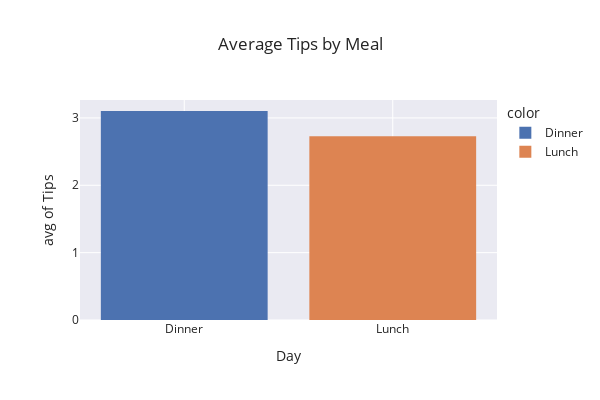

The notebook cell saved with this chart:
### Code cell
px.histogram(x=tips.column("time"), y=tips.column("tip"), color = tips.column("time"), 
             template = "seaborn", title = "Average Tips by Meal", labels = {"x": "Day", "y": "Tips"},
             histfunc = "avg", width = 600, height = 400)
# plots a bar chart of the tips by meal

### Figure 1 — Plotly figure (JSON) as saved in the notebook; plotly's stock layout.template omitted (floating-point values rounded to 4 significant figures; data arrays with more than 128 entries replaced by an {"elided": "..."} marker saying what was removed)
{"data": [{"alignmentgroup": "True", "bingroup": "x", "histfunc": "avg", "hovertemplate": "color=Dinner<br>Day=%{x}<br>avg of Tips=%{y}<extra></extra>", "legendgroup": "Dinner", "marker": {"color": "rgb(76,114,176)", "pattern": {"shape": ""}}, "name": "Dinner", "offsetgroup": "Dinner", "orientation": "v", "showlegend": true, "type": "histogram", "x": {"elided": "176 str values"}, "xaxis": "x", "y": {"elided": "176 float values"}, "yaxis": "y"}, {"alignmentgroup": "True", "bingroup": "x", "histfunc": "avg", "hovertemplate": "color=Lunch<br>Day=%{x}<br>avg of Tips=%{y}<extra></extra>", "legendgroup": "Lunch", "marker": {"color": "rgb(221,132,82)", "pattern": {"shape": ""}}, "name": "Lunch", "offsetgroup": "Lunch", "orientation": "v", "showlegend": true, "type": "histogram", "x": ["Lunch", "Lunch", "Lunch", "Lunch", "Lunch", "Lunch", "Lunch", "Lunch", "Lunch", "Lunch", "Lunch", "Lunch", "Lunch", "Lunch", "Lunch", "Lunch", "Lunch", "Lunch", "Lunch", "Lunch", "Lunch", "Lunch", "Lunch", "Lunch", "Lunch", "Lunch", "Lunch", "Lunch", "Lunch", "Lunch", "Lunch", "Lunch", "Lunch", "Lunch", "Lunch", "Lunch", "Lunch", "Lunch", "Lunch", "Lunch", "Lunch", "Lunch", "Lunch", "Lunch", "Lunch", "Lunch", "Lunch", "Lunch", "Lunch", "Lunch", "Lunch", "Lunch", "Lunch", "Lunch", "Lunch", "Lunch", "Lunch", "Lunch", "Lunch", "Lunch", "Lunch", "Lunch", "Lunch", "Lunch", "Lunch", "Lunch", "Lunch", "Lunch"], "xaxis": "x", "y": [4, 3, 2.71, 3, 3.4, 1.83, 5, 2.03, 5.17, 2, 4, 5.85, 3, 1.5, 1.8, 2.92, 2.31, 1.68, 2.5, 2, 2.52, 4.2, 1.48, 2, 2, 2.18, 1.5, 2.83, 1.5, 2, 3.25, 1.25, 2, 2, 2, 2.75, 3.5, 6.7, 5, 5, 2.3, 1.5, 1.36, 1.63, 1.73, 2, 4.19, 2.56, 2.02, 4, 1.44, 2, 5, 2, 2, 4, 2.01, 2, 2.5, 4, 3.23, 2.2, 3.48, 1.92, 3, 1.58, 2.5, 2], "yaxis": "y"}], "layout": {"barmode": "relative", "height": 400, "legend": {"title": {"text": "color"}, "tracegroupgap": 0}, "title": {"text": "Average Tips by Meal"}, "width": 600, "xaxis": {"anchor": "y", "domain": [0, 1], "title": {"text": "Day"}}, "yaxis": {"anchor": "x", "domain": [0, 1], "title": {"text": "avg of Tips"}}}}
